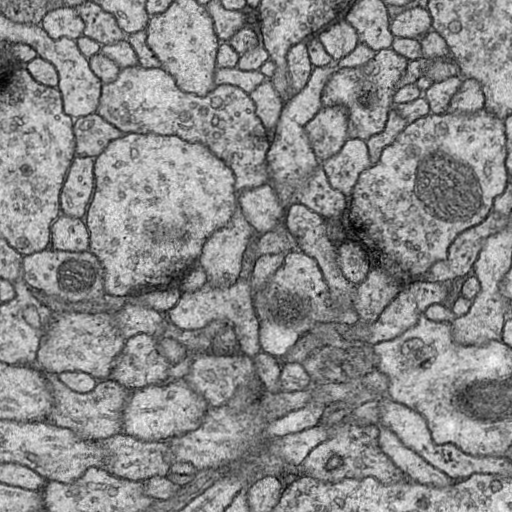
#> input picture UNet++/pytorch-nested-unet-master/inputs/isbi/images/0.png, 512 x 512 px; its folder holds 4 pictures in this run
$ python train_data_enforce.py
#> lines starting #> are read from the running program, lines starting #| are printed output that depends on the picture
# mind that this file has to be run in the same directory.

from PIL import Image
import os
from glob import glob


# this function was specially used for enforcing the data of UNet++, with rotating and flipping.
# the input route is arbitrary, but image names have to be formatted like '1.png'.
def enforceFromRoute(route, num, show=False):
    # find all picture name
#> called with num = 25, show = False
    img_ids = list(range(num))
    img_ids = [str(i) for i in img_ids]

    if show:
        print(img_ids)

    for i in range(num):
        im = Image.open(route + img_ids[i] + '.png')
#> im is the input picture: PIL image 512x512 L; min 1, max 252, mean 137.2
        if show:
            im.show()
        ############################ rotate ##############################
        # rotate 90
        im_rotate = im.rotate(90)
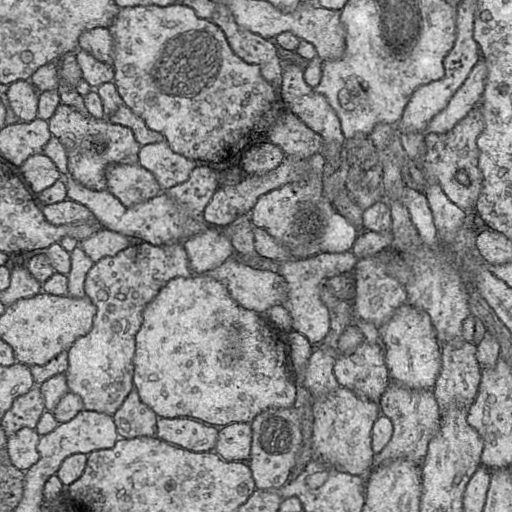
#> im_rotate: PIL image 512x512 L; min 1, max 252, mean 137.2
        if show:
            im_rotate.show()
        im_rotate.save(route + str(num + i) + '.png')
        # rotate 180
        im_rotate = im.rotate(180)
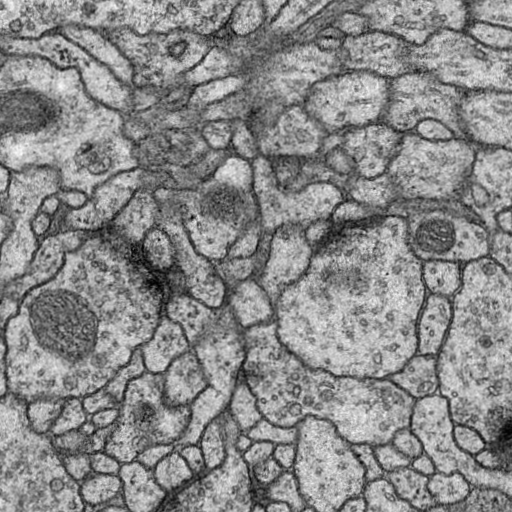
#> im_rotate: PIL image 512x512 L; min 1, max 252, mean 137.2
        if show:
            im_rotate.show()
        im_rotate.save(route + str(2*num + i) + '.png')
        # rotate 270
        im_rotate = im.rotate(270)
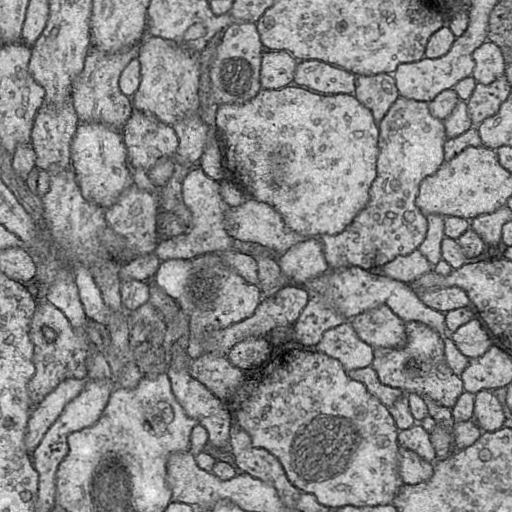
#> im_rotate: PIL image 512x512 L; min 1, max 252, mean 137.2
        if show:
            im_rotate.show()
        im_rotate.save(route + str(3*num + i) + '.png')
        ############################ transpose ##############################
        # l-r flip
        im_transpose = im.transpose(Image.FLIP_LEFT_RIGHT)
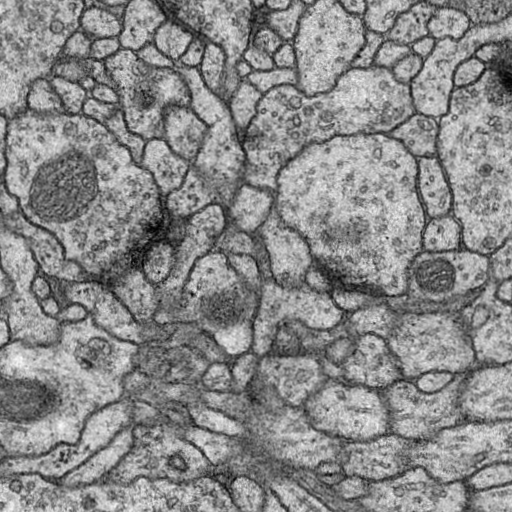
#> im_transpose: PIL image 512x512 L; min 1, max 252, mean 137.2
        if show:
            im_transpose.show()
        im_transpose.save(route + str(4*num + i) + '.png')

        # u-d flip
        im_transpose = im.transpose(Image.FLIP_TOP_BOTTOM)
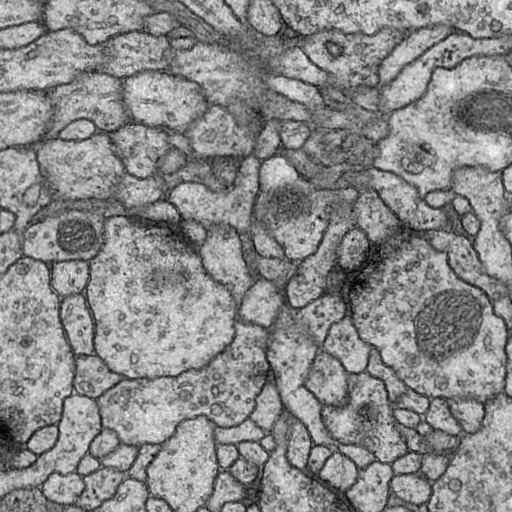
#> im_transpose: PIL image 512x512 L; min 1, max 252, mean 137.2
        if show:
            im_transpose.show()
        im_transpose.save(route + str(5*num + i) + '.png')
#> pass 2 of the loop in enforceFromRoute, `for i in range(num):`:
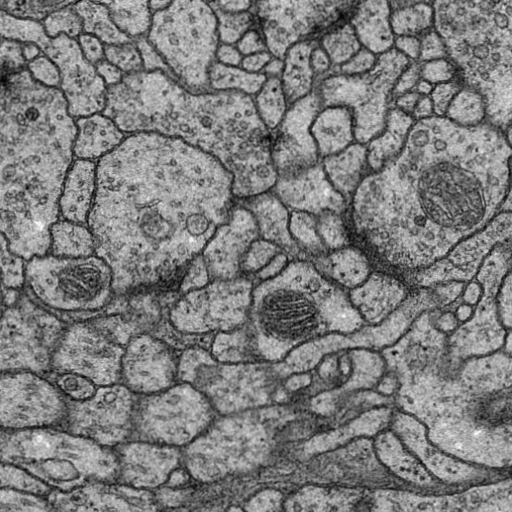
#> input picture UNet++/pytorch-nested-unet-master/inputs/isbi/images/1.png, 512 x 512 px
#> in enforceFromRoute, im is the input picture: PIL image 512x512 L; min 2, max 251, mean 124.8
#> in enforceFromRoute, `im_rotate = im.rotate(270)`:
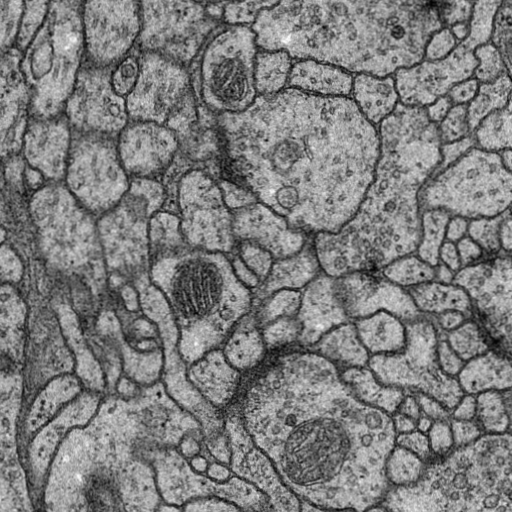
#> im_rotate: PIL image 512x512 L; min 2, max 251, mean 124.8
#> in enforceFromRoute, `im_transpose = im.transpose(Image.FLIP_TOP_BOTTOM)`:
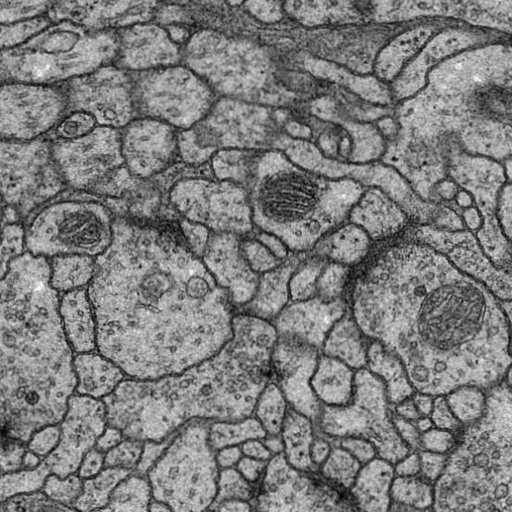
#> im_transpose: PIL image 512x512 L; min 2, max 251, mean 124.8


if __name__ == "__main__":
    # this file was executed before training to enforce the data, in order to increase the network capacity.
    # enforce both the data and the label
#> (the run stopped early here; a loop or call above may not have finished)
